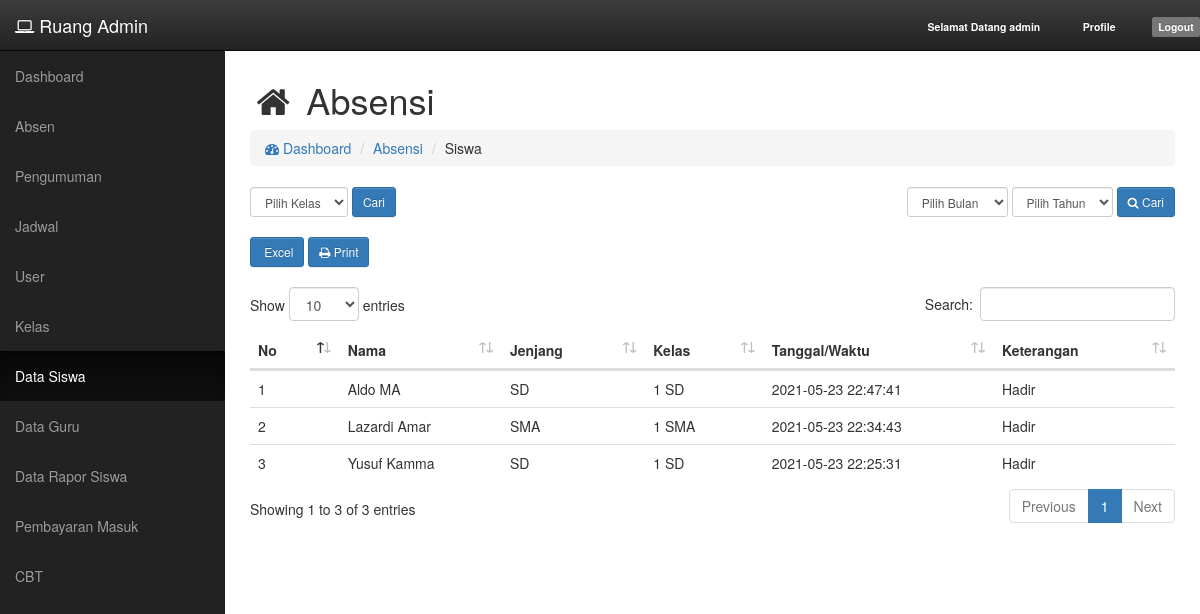
Before: /absensi/siswa (signed in) with the older database file.
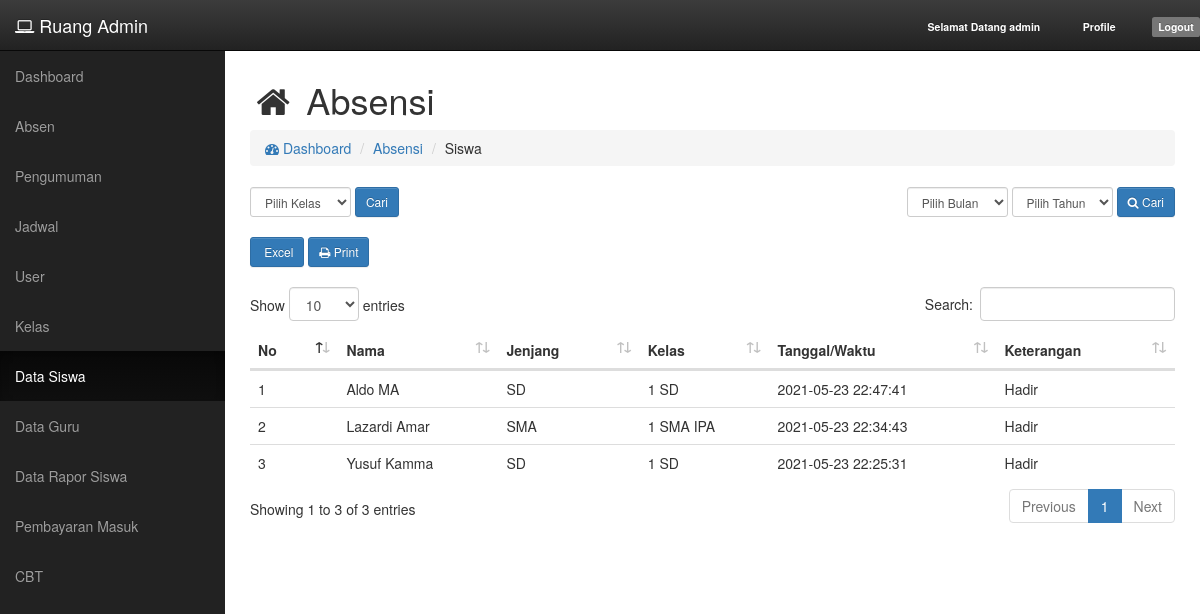
After: the same page with the newer database file.
### tables this page shows
CREATE TABLE `tb_absen` (
  `absen_id` int(11) NOT NULL,
  `absen_user` int(11) DEFAULT NULL,
  `absen_jenis` int(11) DEFAULT NULL,
  `absen_keterangan` text,
  `absen_waktu` datetime DEFAULT NULL
);

CREATE TABLE `tb_kelas` (
  `kelas_id` int(11) NOT NULL,
  `kelas_jenjang` int(11) DEFAULT NULL,
  `kelas_tingkat` int(11) DEFAULT NULL,
  `kelas_jurusan` int(11) DEFAULT NULL,
  `kelas_nama` varchar(128) DEFAULT NULL
);

CREATE TABLE `tb_siswa` (
  `siswa_id` int(11) NOT NULL,
  `siswa_nis` varchar(255) DEFAULT NULL,
  `siswa_nama` varchar(255) DEFAULT NULL,
  `siswa_tmp_lahir` varchar(255) DEFAULT NULL,
  `siswa_tgl_lahir` date DEFAULT NULL,
  `siswa_jenis_kelamin` int(11) DEFAULT NULL,
  `siswa_agama` varchar(255) DEFAULT NULL,
  `siswa_anak_ke` int(11) DEFAULT NULL,
  `siswa_alamat` text,
  `siswa_nama_ayah` varchar(255) DEFAULT NULL,
  `siswa_nama_ibu` varchar(255) DEFAULT NULL,
  `siswa_alamat_ortu` text,
  `siswa_nohp_ortu` varchar(255) DEFAULT NULL,
  `siswa_pekerjaan_ayah` varchar(255) DEFAULT NULL,
  `siswa_pekerjaan_ibu` varchar(255) DEFAULT NULL,
  `siswa_nama_wali` varchar(255) DEFAULT NULL,
  `siswa_nohp_wali` varchar(255) DEFAULT NULL,
  `siswa_alamat_wali` text,
  `siswa_pekerjaan_wali` varchar(255) DEFAULT NULL,
  `siswa_jenjang` int(11) DEFAULT NULL,
  `siswa_kelas` int(11) DEFAULT NULL,
  `siswa_semester` varchar(255) DEFAULT NULL,
  `siswa_foto` varchar(255) DEFAULT NULL,
  `siswa_uid` int(11) DEFAULT NULL
);

CREATE TABLE `tb_jenjang` (
  `jenjang_id` int(11) NOT NULL,
  `jenjang_nama` varchar(255) DEFAULT NULL
);

### app/core/Controller.php (called while the page is built, shortened)
<?php
class Controller {
	public function view($view, $data = []) {
		require_once 'app/views/' . $view . '.php';
	}
}

### app/controllers/Absensi.php (called while the page is built, shortened)
<?php
class Absensi extends Controller {
	public function __construct() {
		$this->Absensi_model = $this->model('Absensi_model');
		$this->Kelas_model = $this->model('Kelas_model');
	}
	public function siswa() {
		$absensi = $this->Absensi_model->get_siswa();
		$data['kelas'] = $this->Kelas_model->get_kelas();
		$data['absensi'] = $absensi;
		$this->view('absensi/v_absensi_siswa', $data);
	}
}

### app/core/App.php (called while the page is built, shortened)
<?php
class App {
  protected $method = 'index';
  protected $params = [];
  public function __construct() {
    $url = $this->parseURL();
    if (file_exists('app/controllers/' . $url[0] . '.php')) {
      unset($url[0]);
    }
    $this->controller = new $this->controller;
    if (isset($url[1])) {
      if (method_exists($this->controller, $url[1])) {
        $this->method = $url[1];
      }
    }
    call_user_func_array([$this->controller, $this->method], $this->params);
  }
  public function parseURL() {
    if (isset($_GET['url'])) {
      $url = rtrim($_GET['url'], '/');
      $url = filter_var($url, FILTER_SANITIZE_URL);
      $url = explode('/', $url);
      return $url;
    }
  }
}

### index.php (called while the page is built, shortened)
<?php
$app = new App;

### app/helpers/eda_helper.php (called while the page is built, shortened)
<?php
if (!function_exists('base_url')) {
	function base_url($atRoot=FALSE, $atCore=FALSE, $parse=FALSE){
		if (isset($_SERVER['HTTP_HOST'])) {
			$http = isset($_SERVER['HTTPS']) && strtolower($_SERVER['HTTPS']) !== 'off' ? 'https' : 'http';
			$hostname = $_SERVER['HTTP_HOST'];
			$dir = str_replace(basename($_SERVER['SCRIPT_NAME']), '', $_SERVER['SCRIPT_NAME']);
			$core = preg_split('@/@', str_replace($_SERVER['DOCUMENT_ROOT'], '', realpath(dirname(__FILE__))), NULL, PREG_SPLIT_NO_EMPTY);
			$core = $core[0];
			$tmplt = $atRoot ? ($atCore ? "%s://%s/%s/" : "%s://%s/") : ($atCore ? "%s://%s/%s/" : "%s://%s%s");
			$end = $atRoot ? ($atCore ? $core : $hostname) : ($atCore ? $core : $dir);
			$base_url = sprintf( $tmplt, $http, $hostname, $end );
		}
		else $base_url = 'http://localhost/';
		return $base_url;
	}
}

### app/core/Model.php (called while the page is built, shortened)
<?php
class Model {
	private $host = DB_HOST;
	private $user = DB_USER;
	private $pass = DB_PASS;
	private $db_name = DB_NAME;
	private $dbh;
	private $stmt;
	public function __construct() {
		$dsn = 'mysql:host=' . $this->host . ';dbname=' . $this->db_name;
		$option = [
			PDO::ATTR_PERSISTENT => true,
			PDO::ATTR_ERRMODE => PDO::ERRMODE_EXCEPTION
		];
		try {
			$this->dbh = new PDO($dsn, $this->user, $this->pass, $option);
		} catch (PDOException $e) {
			die($e->getMessage());
		}
	}
	public function query($query) {
		$this->stmt = $this->dbh->prepare($query);
	}
	public function execute() {
		$this->stmt->execute();
	}
	public function result() {
		$this->execute();
		return $this->stmt->fetchAll(PDO::FETCH_ASSOC);
	}
}

### app/models/Absensi_model.php (called while the page is built, shortened)
<?php
class Absensi_model {
	private $table = 'tb_absen';
	private $db;
	public function __construct() {
		$this->db = new Model;
	}
	public function get_siswa($by = NULL, $single = FALSE) {
		$this->db->query("
			SELECT
			id,
			username,
			email,
			role,
			siswa_nama,
			siswa_jenjang,
			siswa_kelas,
			absen_jenis,
			absen_keterangan,
			absen_waktu,
			jenjang_nama,
			tingkat_nama,
			kelas_nama
			FROM " . $this->table . "
			LEFT JOIN tb_user ON id = absen_user
			LEFT JOIN tb_siswa ON siswa_uid = id
			LEFT JOIN tb_jenjang ON jenjang_id = siswa_jenjang
			LEFT JOIN tb_kelas ON kelas_id = siswa_kelas
			LEFT JOIN tb_tingkat ON tingkat_id = kelas_tingkat
			WHERE role = 3
			" . (!is_null($by) ? " AND " . $by[0] . "=:" . $by[0] : "")
			. " ORDER BY absen_waktu DESC");
		if ($single) {
			$method = $this->db->row();
		} else {
			$method = $this->db->result();
		}
		return $method;
	}
}

### app/views/absensi/v_absensi_siswa.php (the view, shortened to what the changed rows need)
<link rel="stylesheet" href="<?php echo base_url(); ?>assets/plugins/datatables/css/dataTables.bootstrap4.min.css">
<link rel="stylesheet" href="<?php echo base_url(); ?>assets/plugins/datatables/css/buttons.dataTables.min.css">
<?php if ($_SESSION['role'] == 1) { ?>
<div id="page-wrapper">
	<div class="container-fluid">
		<div class="row">
			<div class="col-md-12">
				<h1><i class="fa fa-home fa-fw"></i> Absensi</h1>
			</div>
		</div>
<?php } ?>
		<div class="row">
			<div class="col-md-12">
				<div class="table-responsive">
					<table id="tblAbsensi" class="table table-borered table-hover">
						<thead>
							<tr>
								<th>No</th>
								<th>Nama</th>
								<th>Jenjang</th>
								<th>Kelas</th>
								<th>Tanggal/Waktu</th>
								<th>Keterangan</th>
							</tr>
						</thead>
						<tbody>
							<?php foreach($data['absensi'] as $key => $absensi) : ?>
								<tr>
									<td><?php echo $key + 1; ?></td>
									<td><?php echo $absensi['siswa_nama']; ?></td>
									<td><?php echo $absensi['jenjang_nama']; ?></td>
									<td><?php echo $absensi['kelas_nama']; ?></td>
									<td><?php echo date('Y-m-d H:i:s', strtotime($absensi['absen_waktu'])); ?></td>
									<td><?php echo (isset($absensi['absen_keterangan']) ? $absensi['absen_keterangan'] : ($absensi['absen_jenis'] == 1 ? 'Hadir' : '-')) ?></td>
								</tr>
							<?php endforeach; ?>
						</tbody>
					</table>
				</div>
			</div>
		</div>
	</div>
<?php if ($_SESSION['role'] == 1) { ?>
</div>
<?php } else { ?>
</section>
<?php } ?>

Changed rows visible on the page:
changed through a linked row, tb_absen "Lazardi Amar": tb_kelas.kelas_nama "1 SMA" → "1 SMA IPA"
